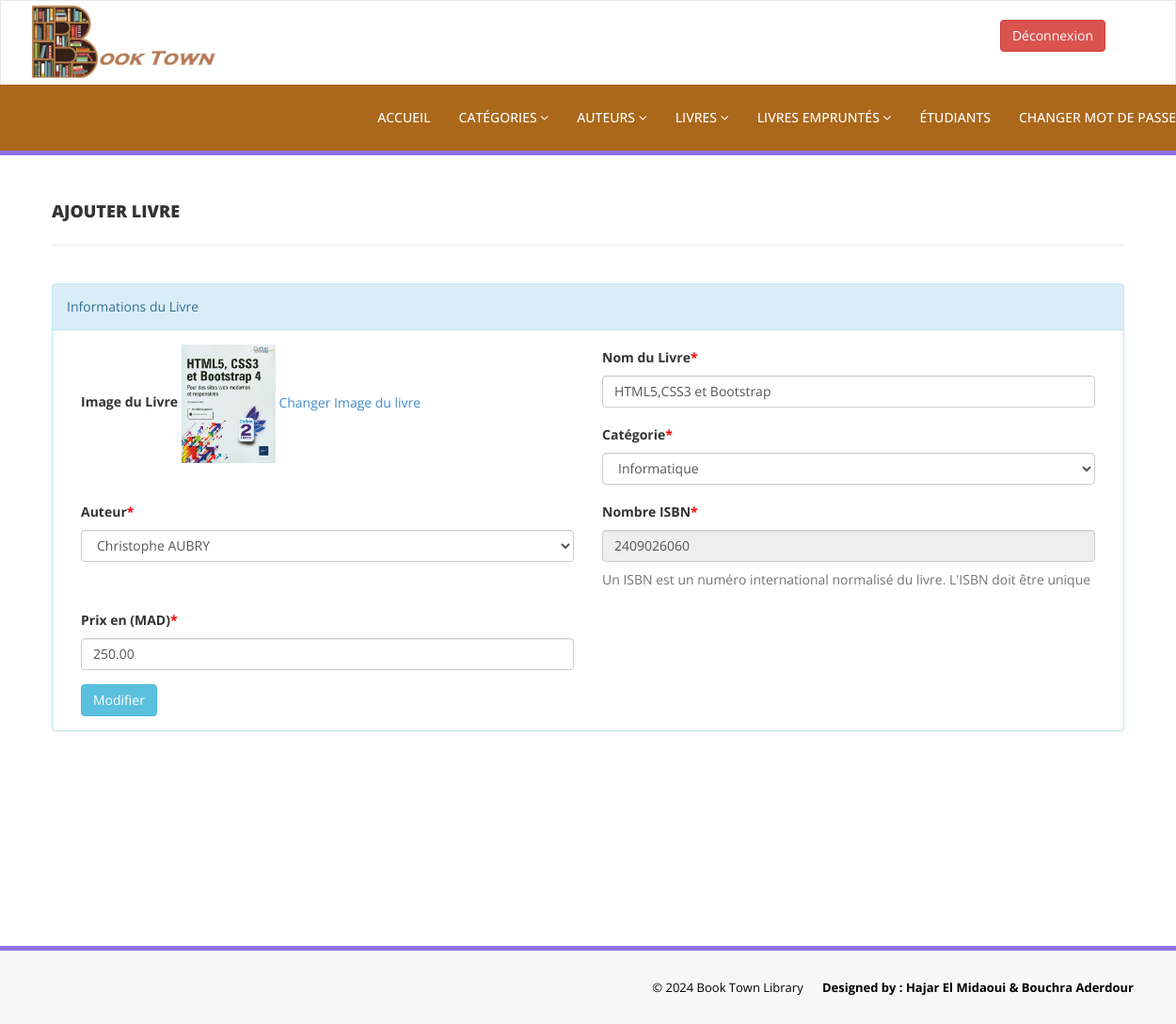
Screenshot of /library/admin/edit-book.php?bookid=1 (signed in) with the database file from the repository.
### tables this page shows
CREATE TABLE `tblbooks` (
  `id` int(11) NOT NULL,
  `BookName` varchar(255) DEFAULT NULL,
  `CatId` int(11) DEFAULT NULL,
  `AuthorId` int(11) DEFAULT NULL,
  `ISBNNumber` varchar(25) DEFAULT NULL,
  `BookPrice` decimal(10,2) DEFAULT NULL,
  `bookImage` varchar(250) NOT NULL,
  `isIssued` int(1) DEFAULT NULL,
  `RegDate` timestamp NULL DEFAULT current_timestamp(),
  `UpdationDate` timestamp NULL DEFAULT NULL ON UPDATE current_timestamp()
);

CREATE TABLE `tblcategory` (
  `id` int(11) NOT NULL,
  `CategoryName` varchar(150) DEFAULT NULL,
  `Status` int(1) DEFAULT NULL,
  `CreationDate` timestamp NULL DEFAULT current_timestamp(),
  `UpdationDate` timestamp NULL DEFAULT '0000-00-00 00:00:00' ON UPDATE current_timestamp()
);

CREATE TABLE `tblauthors` (
  `id` int(11) NOT NULL,
  `AuthorName` varchar(159) DEFAULT NULL,
  `creationDate` timestamp NULL DEFAULT current_timestamp(),
  `UpdationDate` timestamp NULL DEFAULT NULL ON UPDATE current_timestamp()
);

### library/admin/edit-book.php (the view, shortened to what this page needs)
<?php
include('includes/config.php');
if(strlen($_SESSION['alogin'])==0)
    {
header('location:index.php');
}
else{
?>
<!DOCTYPE html>
<html xmlns="http://www.w3.org/1999/xhtml">
<head>
    <link href="assets/css/bootstrap.css" rel="stylesheet" />
    <link href="assets/css/font-awesome.css" rel="stylesheet" />
    <link href="assets/css/style.css" rel="stylesheet" />
</head>
<body>
<?php include('includes/header.php');?>
    <div class="content-wrapper">
         <div class="container">
        <div class="row pad-botm">
            <div class="col-md-12">
                <h4 class="header-line">Ajouter Livre</h4>
                            </div>
</div>
<div class="row">
<div class="col-md12 col-sm-12 col-xs-12">
<div class="panel panel-info">
<div class="panel-heading">
Informations du Livre
</div>
<div class="panel-body">
<form role="form" method="post">
<?php
$bookid=intval($_GET['bookid']);
$sql = "SELECT tblbooks.BookName,tblcategory.CategoryName,tblcategory.id as cid,tblauthors.AuthorName,tblauthors.id as athrid,tblbooks.ISBNNumber,tblbooks.BookPrice,tblbooks.id as bookid,tblbooks.bookImage from  tblbooks join tblcategory on tblcategory.id=tblbooks.CatId join tblauthors on tblauthors.id=tblbooks.AuthorId where tblbooks.id=:bookid";
$query = $dbh -> prepare($sql);
$query->bindParam(':bookid',$bookid,PDO::PARAM_STR);
$query->execute();
$results=$query->fetchAll(PDO::FETCH_OBJ);
if($query->rowCount() > 0)
{
foreach($results as $result)
{               ?>
<div class="col-md-6">
<div class="form-group">
<label>Image du Livre</label>
<img src="bookimg/<?php echo htmlentities($result->bookImage);?>" width="100">
<a href="change-bookimg.php?bookid=<?php echo htmlentities($result->bookid);?>">Changer Image du livre</a>
</div></div>
<div class="col-md-6">
<div class="form-group">
<label>Nom du Livre<span style="color:red;">*</span></label>
<input class="form-control" type="text" name="bookname" value="<?php echo htmlentities($result->BookName);?>" required />
</div></div>
<div class="col-md-6">
<div class="form-group">
<label> Catégorie<span style="color:red;">*</span></label>
<select class="form-control" name="category" required="required">
<option value="<?php echo htmlentities($result->cid);?>"> <?php echo htmlentities($catname=$result->CategoryName);?></option>
</select>
</div></div>
<div class="col-md-6">
<div class="form-group">
<label> Auteur<span style="color:red;">*</span></label>
<select class="form-control" name="author" required="required">
<option value="<?php echo htmlentities($result->athrid);?>"> <?php echo htmlentities($athrname=$result->AuthorName);?></option>
</select>
</div></div>
<div class="col-md-6">
<div class="form-group">
<label>Nombre ISBN<span style="color:red;">*</span></label>
<input class="form-control" type="text" name="isbn" value="<?php echo htmlentities($result->ISBNNumber);?>"  readonly />
<p class="help-block">Un ISBN est un numéro international normalisé du livre. L'ISBN doit être unique</p>
</div></div>
<div class="col-md-6">
 <div class="form-group">
 <label>Prix en (MAD)<span style="color:red;">*</span></label>
 <input class="form-control" type="text" name="price" value="<?php echo htmlentities($result->BookPrice);?>"   required="required" />
 </div></div>
 <?php }} ?><div class="col-md-12">
<button type="submit" name="update" class="btn btn-info">Modifier </button></div>
                                    </form>
                            </div>
                        </div>
                            </div>
        </div>
    </div>
    </div>
  <?php include('includes/footer.php');?>
</body>
</html>
<?php } ?>

### library/admin/assets/css/style.css (style rules this page uses)
.content-wrapper { margin-top: 40px; min-height:800px; padding-bottom:90px; }
.header-line { font-weight:900; padding-bottom:25px; border-bottom:1px solid #eeeeee; text-transform:uppercase; }
.pad-botm { padding-bottom:30px; }

### rows the page displays
tblbooks: bookImage (picture), bookname "HTML5,CSS3 et Bootstrap", category "Informatique", author "Christophe AUBRY", isbn "2409026060", price "250.00"
